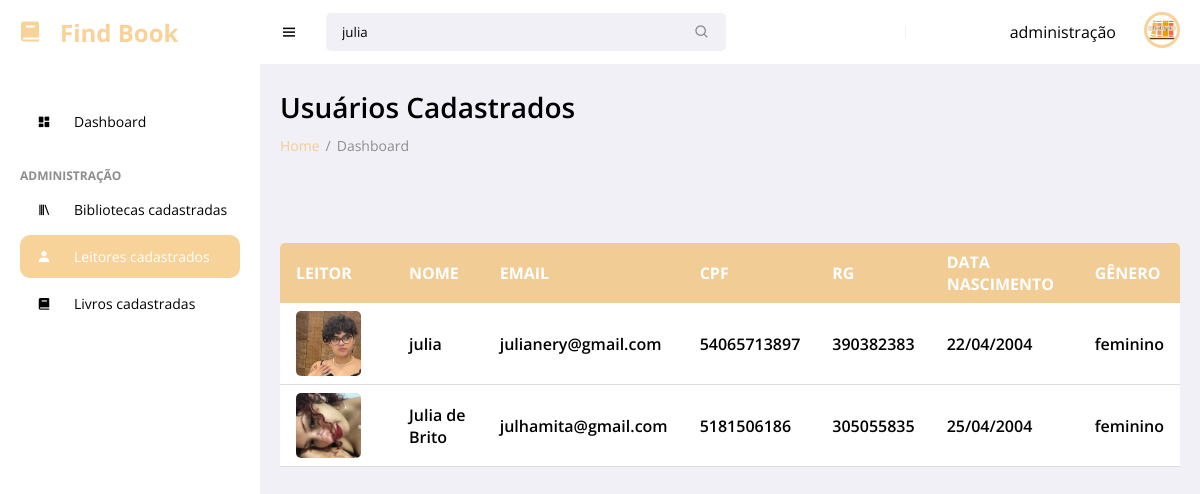
Screenshot of /login/area-restrita/view/admin/usuariosCadastrados.php?pesquisa=julia (signed in) with the database file from the repository.
### tables this page shows
CREATE TABLE `tbleitor` (
  `idLeitor` int(11) NOT NULL,
  `fotoLeitor` varchar(120) DEFAULT NULL,
  `nomeLeitor` varchar(60) NOT NULL,
  `emailLeitor` varchar(120) NOT NULL,
  `cpfLeitor` char(14) NOT NULL,
  `rgLeitor` char(12) NOT NULL,
  `dtNascLeitor` date NOT NULL,
  `generoLeitor` varchar(9) NOT NULL,
  `loginLeitor` varchar(25) NOT NULL,
  `senhaLeitor` varchar(20) NOT NULL
);

### login/area-restrita/view/admin/usuariosCadastrados.php (the view, shortened to what this page needs)
<?php
try {
	$Leitor = new Leitor();
	$listaLeitor = $Leitor->listar();
} catch (Exception $e) {
	echo $e->getMessage();
}
?>
<!DOCTYPE html>
<html lang="en">
<head>
	<link href='https://unpkg.com/boxicons@2.0.9/css/boxicons.min.css' rel='stylesheet'>
	<link rel="stylesheet" href="css/usuariosCadastrados.css">
</head>
<body>
	<section id="sidebar">
		<a href="#" class="brand"><i class='bx bxs-book icon'></i> Find Book</a>
		<ul class="side-menu">
			<li><a href="index.php" ><i class='bx bxs-dashboard icon' ></i> Dashboard</a></li>
			<li class="divider" data-text="Administração">Main</li>
			<li><a href="bibliotecasCadastradas.php" ><i class='bx bx-library icon' ></i> Bibliotecas cadastradas</a></li>
			<li><a href="usuariosCadastrados.php" class="active"><i class='bx bxs-user icon' ></i> Leitores cadastrados</a></li>
			<li><a href="livrosCadastrados.php"><i class='bx bxs-book icon' ></i> Livros cadastradas</a></li>
		</ul>
	</section>
	<section id="content">
		<nav>
			<i class='bx bx-menu toggle-sidebar' ></i>
			<form action="#">
				<div class="form-group">
					<input type="text" name="pesquisa" <?php if(isset($_GET['pesquisa'])){ echo ('value="'.$_GET['pesquisa'].'"'); }?> placeholder="pesquisar...">
					<i class='bx bx-search icon' ></i>
				</div>
			</form>
			<p>administração</p>
			<div class="profile">
			<img src="../../img/logopjt.png" alt="">
			</div>
		</nav>
		<main>
			<h1 class="title">Usuários Cadastrados</h1>
			<ul class="breadcrumbs">
				<li><a href="#">Home</a></li>
				<li class="divider">/</li>
				<li><a href="#" class="active">Dashboard</a></li>
			</ul>
			 <br><br><br>
			<br>
			  <div class="container">
                <div class="table-wrapper">
                    <table>
                        <thead>
                            <tr>
                                <th>Leitor</th>
                                <th>Nome</th>
                                <th>Email</th>
                                <th>CPF</th>
                                <th>RG</th>
                                <th>Data nascimento</th>
								<th>Gênero</th>
                            </tr>
                        </thead>
                        <tbody>
							<?php if(!isset($_GET['pesquisa'])){foreach ($listaLeitor as $linhas) {  ?>
									<tr>
										<td>
											<div class="user">
											<img class="user-image" src="<?php if(!empty($linhas['fotoLeitor'])){ echo "../../../../".$linhas['fotoLeitor']; }else{ echo("https://jamesrmoro.me/wp-content/uploads/2021/02/profile.png");}?>"" alt="">
											<div class="user-info">
										</td>
										<td><?php echo $linhas['nomeLeitor'] ?></td>
										<td><?php echo $linhas['emailLeitor'] ?></td>
										<td><?php echo $linhas['cpfLeitor'] ?></td>
										<td><?php echo $linhas['rgLeitor'] ?> </td>
										<td><?php echo $linhas['dtNascLeitor'] ?></td>
										<td><?php echo $linhas['generoLeitor'] ?></td>
									</tr>
								<?php }}else{
									$conexao = Conexao::conectar();
									$busca = '%'.addslashes($_GET['pesquisa']).'%';
									$stmt = $conexao->prepare("SELECT *, DATE_FORMAT(dtNascLeitor,'%d/%m/%Y') AS nasc FROM tbLeitor
																WHERE
																nomeLeitor like :busca
																or cpfLeitor like :busca
																or rgLeitor like :busca
																or dtNascLeitor like :busca
																order by idLeitor asc");
									$stmt->bindValue(':busca', $busca, PDO::PARAM_STR);
									$stmt->execute();
									if($stmt->rowCount() == 0){ ?>
										<tr>
											<td colspan="9">Busca indefinida</td>
										</tr>
								<?php	}else{
									$lista = $stmt->fetchAll(PDO::FETCH_ASSOC);
									foreach ($lista as $linhas) {  ?>
										<tr>
										<td>
											<div class="user">
											<img class="user-image" src="<?php if(!empty($linhas['fotoLeitor'])){ echo "../../../../".$linhas['fotoLeitor']; }else{ echo("https://jamesrmoro.me/wp-content/uploads/2021/02/profile.png");}?>"" alt="">
										</td>
										<td><?php echo $linhas['nomeLeitor'] ?></td>
										<td><?php echo $linhas['emailLeitor'] ?></td>
										<td><?php echo $linhas['cpfLeitor'] ?></td>
										<td><?php echo $linhas['rgLeitor'] ?> </td>
										<td><?php echo $linhas['nasc'] ?></td>
										<td><?php echo $linhas['generoLeitor'] ?></td>
									</tr>
									<?php }
									}
								} ?>
                        </tbody>
                    </table>
                </div>
            </div>
		</main>
	</section>
</body>
</html>

### login/area-restrita/view/admin/css/usuariosCadastrados.css (style rules this page uses)
* { font-family: 'Open Sans', sans-serif; margin: 0; padding: 0; box-sizing: border-box; }
:root { --grey: #F1F0F6; --dark-grey: #8D8D8D; --light: #fff; --dark: #000; --light-green: #E3FFCB; --light-blue: #D0E4FF; }
html { overflow-x: hidden; }
body { background: var(--grey); overflow-x: hidden; }
a { text-decoration: none; }
li { list-style: none; }
#sidebar { position: fixed; max-width: 260px; width: 100%; background: var(--light); top: 0; left: 0; height: 100%; overflow-y: auto; scrollbar-width: none; transition: all .3s ease; z-index: 200; }
#sidebar .brand { font-size: 24px; display: flex; align-items: center; height: 64px; font-weight: 700; color: #f3b75c9f; position: sticky; top: 0; left: 0; z-index: 100; background: var(--light); transition: all .3s ease; padding: 0 6px; }
#sidebar .icon { min-width: 48px; display: flex; justify-content: center; align-items: center; margin-right: 6px; }
#sidebar .side-menu { margin: 36px 0; padding: 0 20px; transition: all .3s ease; }
#sidebar .side-menu a { display: flex; align-items: center; font-size: 14px; color: var(--dark); padding: 12px 16px 12px 0; transition: all .3s ease; border-radius: 10px; margin: 4px 0; white-space: nowrap; }
#sidebar .side-menu > li > a.active, #sidebar .side-menu > li > a.active:hover { background: #f3b75c9f; color: var(--light); }
#sidebar .divider { margin-top: 24px; font-size: 12px; text-transform: uppercase; font-weight: 700; color: var(--dark-grey); transition: all .3s ease; white-space: nowrap; }
#content { position: relative; width: calc(100% - 260px); left: 260px; transition: all .3s ease; }
nav { background: var(--light); height: 64px; padding: 0 20px; display: flex; align-items: center; grid-gap: 28px; position: sticky; top: 0; left: 0; z-index: 100; }
nav .toggle-sidebar { font-size: 18px; cursor: pointer; }
nav form { max-width: 400px; width: 100%; margin-right: auto; }
nav .form-group { position: relative; }
nav .form-group input { width: 100%; background: var(--grey); border-radius: 5px; border: none; outline: none; padding: 10px 36px 10px 16px; transition: all .3s ease; }
nav .form-group .icon { position: absolute; top: 50%; transform: translateY(-50%); right: 16px; color: var(--dark-grey); }
nav .profile { position: relative; }
nav .profile img { width: 36px; height: 36px; border-radius: 50%; object-fit: cover; cursor: pointer; border: solid 3px #f3b75c9f; }
main { width: 100%; padding: 24px 20px 20px 20px; }
main .title { font-size: 28px; font-weight: 600; margin-bottom: 10px; }
main .breadcrumbs { display: flex; grid-gap: 6px; }
main .breadcrumbs li, main .breadcrumbs li a { font-size: 14px; }
main .breadcrumbs li a { color: #f3b75c9f; }
main .breadcrumbs li a.active, main .breadcrumbs li.divider { color: var(--dark-grey); pointer-events: none; }
.active { display: flex; }
.table-wrapper { height: 360px; overflow: auto; position: relative; border-radius: 5px; }
table { border-collapse: collapse; width: 100%; min-width: 800px; }
thead { background-color: #f3b75c9f; color: rgb(255, 255, 255); position: sticky; top: 0; }
td, th { padding: 8px 16px; text-align: left; }
th { text-transform: uppercase; }
td { font-weight: 600; background-color: #fff; border-bottom: 1px solid #ddd; }
.user { display: flex; align-items: center; }
.user-image { width: 65px; height: 65px; border-radius: 5px; object-fit: cover; margin-right: 16px; }

### rows the page displays
tbleitor: fotoLeitor (picture), nomeLeitor "julia", emailLeitor "julianery@gmail.com", cpfLeitor "54065713897", rgLeitor "390382383", nasc "22/04/2004", generoLeitor "feminino"
tbleitor: fotoLeitor (picture), nomeLeitor "Julia de Brito", emailLeitor "julhamita@gmail.com", cpfLeitor "5181506186", rgLeitor "305055835", nasc "25/04/2004", generoLeitor "feminino"
